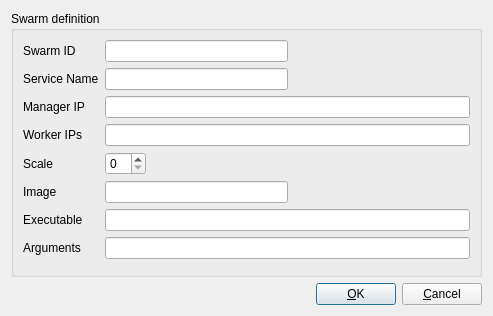
<?xml version="1.0" encoding="UTF-8"?>
<ui version="4.0">
 <class>SwarmEdit</class>
 <widget class="QDialog" name="SwarmEdit">
  <property name="geometry">
   <rect>
    <x>0</x>
    <y>0</y>
    <width>493</width>
    <height>316</height>
   </rect>
  </property>
  <property name="windowTitle">
   <string>Swarm Definition Editor</string>
  </property>
  <layout class="QVBoxLayout" name="verticalLayout">
   <item>
    <widget class="QGroupBox" name="gpboxTool">
     <property name="title">
      <string>Swarm definition</string>
     </property>
     <layout class="QGridLayout" name="gridLayout">
      <item row="0" column="0">
       <widget class="QLabel" name="label_5">
        <property name="text">
         <string>Swarm ID</string>
        </property>
        <property name="alignment">
         <set>Qt::AlignLeading|Qt::AlignLeft|Qt::AlignVCenter</set>
        </property>
       </widget>
      </item>
      <item row="0" column="1">
       <layout class="QHBoxLayout" name="horizontalLayout_5">
        <item>
         <widget class="QLineEdit" name="edSwarmId"/>
        </item>
        <item>
         <spacer name="horizontalSpacer_3">
          <property name="orientation">
           <enum>Qt::Horizontal</enum>
          </property>
          <property name="sizeHint" stdset="0">
           <size>
            <width>40</width>
            <height>20</height>
           </size>
          </property>
         </spacer>
        </item>
       </layout>
      </item>
      <item row="2" column="1">
       <widget class="QLineEdit" name="edManagerIP"/>
      </item>
      <item row="6" column="0">
       <widget class="QLabel" name="label_10">
        <property name="text">
         <string>Executable</string>
        </property>
        <property name="alignment">
         <set>Qt::AlignLeading|Qt::AlignLeft|Qt::AlignVCenter</set>
        </property>
       </widget>
      </item>
      <item row="2" column="0">
       <widget class="QLabel" name="label_6">
        <property name="text">
         <string>Manager IP</string>
        </property>
        <property name="alignment">
         <set>Qt::AlignLeading|Qt::AlignLeft|Qt::AlignVCenter</set>
        </property>
       </widget>
      </item>
      <item row="4" column="0">
       <widget class="QLabel" name="label_9">
        <property name="text">
         <string>Scale</string>
        </property>
        <property name="alignment">
         <set>Qt::AlignLeading|Qt::AlignLeft|Qt::AlignVCenter</set>
        </property>
       </widget>
      </item>
      <item row="5" column="0">
       <widget class="QLabel" name="label_8">
        <property name="text">
         <string>Image</string>
        </property>
        <property name="alignment">
         <set>Qt::AlignLeading|Qt::AlignLeft|Qt::AlignVCenter</set>
        </property>
       </widget>
      </item>
      <item row="7" column="0">
       <widget class="QLabel" name="label_11">
        <property name="text">
         <string>Arguments</string>
        </property>
        <property name="alignment">
         <set>Qt::AlignLeading|Qt::AlignLeft|Qt::AlignVCenter</set>
        </property>
       </widget>
      </item>
      <item row="4" column="1">
       <layout class="QHBoxLayout" name="horizontalLayout_9" stretch="0,2">
        <item>
         <widget class="QSpinBox" name="spbxScale"/>
        </item>
        <item>
         <spacer name="horizontalSpacer_5">
          <property name="orientation">
           <enum>Qt::Horizontal</enum>
          </property>
          <property name="sizeHint" stdset="0">
           <size>
            <width>40</width>
            <height>20</height>
           </size>
          </property>
         </spacer>
        </item>
       </layout>
      </item>
      <item row="3" column="0">
       <widget class="QLabel" name="label_7">
        <property name="text">
         <string>Worker IPs</string>
        </property>
        <property name="alignment">
         <set>Qt::AlignLeading|Qt::AlignLeft|Qt::AlignVCenter</set>
        </property>
       </widget>
      </item>
      <item row="5" column="1">
       <layout class="QHBoxLayout" name="horizontalLayout_10">
        <item>
         <widget class="QLineEdit" name="edImage"/>
        </item>
        <item>
         <spacer name="horizontalSpacer_6">
          <property name="orientation">
           <enum>Qt::Horizontal</enum>
          </property>
          <property name="sizeHint" stdset="0">
           <size>
            <width>40</width>
            <height>20</height>
           </size>
          </property>
         </spacer>
        </item>
       </layout>
      </item>
      <item row="3" column="1">
       <widget class="QLineEdit" name="edWorkerIPs"/>
      </item>
      <item row="7" column="1">
       <widget class="QLineEdit" name="edArgs">
        <property name="readOnly">
         <bool>true</bool>
        </property>
       </widget>
      </item>
      <item row="6" column="1">
       <widget class="QLineEdit" name="edExe">
        <property name="readOnly">
         <bool>true</bool>
        </property>
       </widget>
      </item>
      <item row="1" column="1">
       <layout class="QHBoxLayout" name="horizontalLayout_6">
        <item>
         <widget class="QLineEdit" name="edSrvName"/>
        </item>
        <item>
         <spacer name="horizontalSpacer_7">
          <property name="orientation">
           <enum>Qt::Horizontal</enum>
          </property>
          <property name="sizeHint" stdset="0">
           <size>
            <width>40</width>
            <height>20</height>
           </size>
          </property>
         </spacer>
        </item>
       </layout>
      </item>
      <item row="1" column="0">
       <widget class="QLabel" name="label_12">
        <property name="text">
         <string>Service Name</string>
        </property>
        <property name="alignment">
         <set>Qt::AlignLeading|Qt::AlignLeft|Qt::AlignVCenter</set>
        </property>
       </widget>
      </item>
     </layout>
    </widget>
   </item>
   <item>
    <layout class="QHBoxLayout" name="horizontalLayout_8">
     <property name="leftMargin">
      <number>0</number>
     </property>
     <property name="topMargin">
      <number>0</number>
     </property>
     <property name="rightMargin">
      <number>0</number>
     </property>
     <property name="bottomMargin">
      <number>0</number>
     </property>
     <item>
      <spacer name="horizontalSpacer_4">
       <property name="orientation">
        <enum>Qt::Horizontal</enum>
       </property>
       <property name="sizeHint" stdset="0">
        <size>
         <width>40</width>
         <height>20</height>
        </size>
       </property>
      </spacer>
     </item>
     <item>
      <widget class="QPushButton" name="btnOK">
       <property name="text">
        <string>&amp;OK</string>
       </property>
      </widget>
     </item>
     <item>
      <widget class="QPushButton" name="btnCancel">
       <property name="text">
        <string>&amp;Cancel</string>
       </property>
      </widget>
     </item>
    </layout>
   </item>
  </layout>
 </widget>
 <resources/>
 <connections>
  <connection>
   <sender>btnOK</sender>
   <signal>clicked()</signal>
   <receiver>SwarmEdit</receiver>
   <slot>accept()</slot>
   <hints>
    <hint type="sourcelabel">
     <x>430</x>
     <y>184</y>
    </hint>
    <hint type="destinationlabel">
     <x>387</x>
     <y>183</y>
    </hint>
   </hints>
  </connection>
  <connection>
   <sender>btnCancel</sender>
   <signal>clicked()</signal>
   <receiver>SwarmEdit</receiver>
   <slot>reject()</slot>
   <hints>
    <hint type="sourcelabel">
     <x>535</x>
     <y>187</y>
    </hint>
    <hint type="destinationlabel">
     <x>278</x>
     <y>189</y>
    </hint>
   </hints>
  </connection>
 </connections>
 <slots>
  <slot>showHelp()</slot>
  <slot>selectApp()</slot>
  <slot>selectProdTypes()</slot>
 </slots>
</ui>
